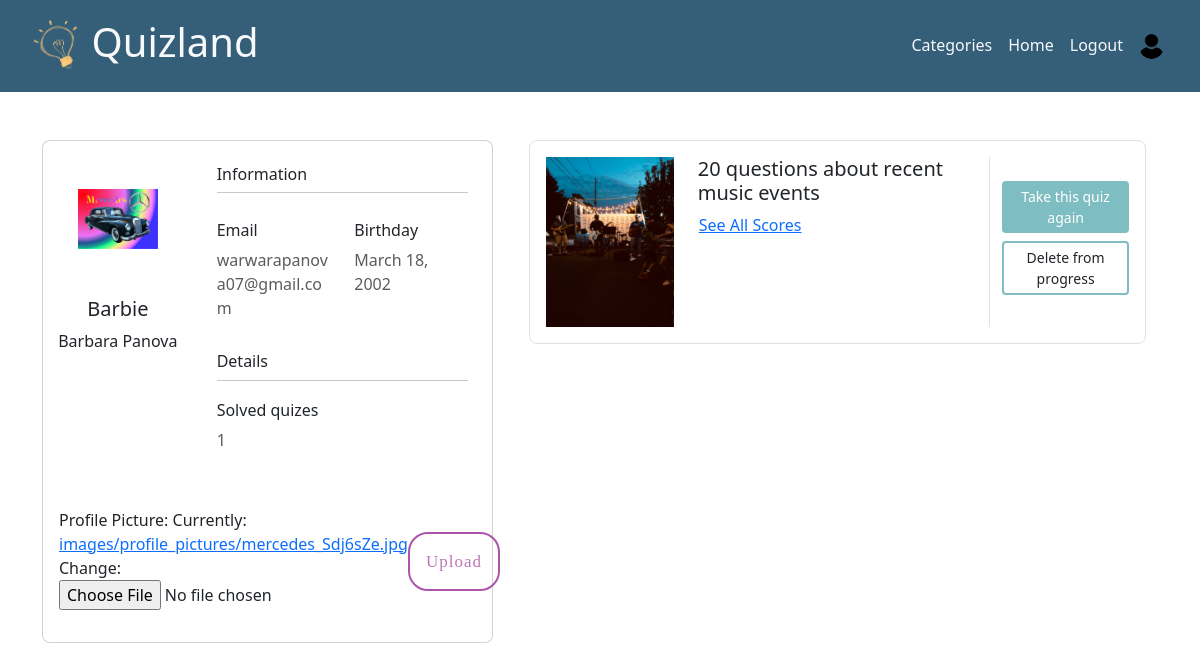
The page /progress/ (signed in) on the database as committed earlier.
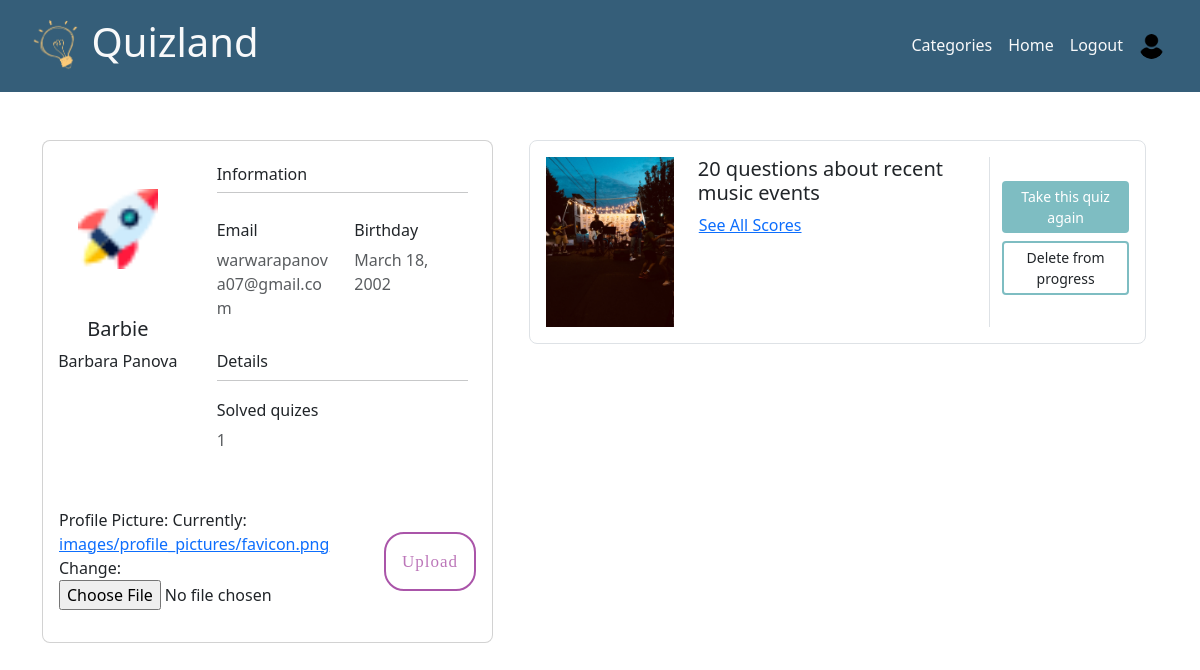
The same page on the database as committed later.
### core/models.py (models this page shows, shortened)
class UserInfo(models.Model):
    user=models.OneToOneField(User,on_delete=models.CASCADE,null=True,default=uuid.uuid1)
    profile_pic=models.ImageField(upload_to='images/profile_pictures/',blank=True,null=True,default='images/profile_pictures/user.png')
    birthday_date=models.DateField(null=True)

### category/models.py (models this page shows, shortened)
class Quiz(models.Model):
    quiz_name=models.CharField(max_length=150,blank=True,null=True)
    desc=models.CharField(max_length=200,blank=True,null=True)
    category=models.ForeignKey(Categories,on_delete=models.CASCADE,null=True)
    url=models.SlugField(unique=True,blank=True,null=True)
    img=models.ImageField(upload_to='images/quiz/',blank=True,null=True)

### core/views.py (the view, shortened to what this page needs)
# urls.py: path("progress/",views.progress,name='progress'),
@login_required
def progress(request):
    quiz_res=upd_info(request)
    amount=len(quiz_res)
    additional_info=UserInfo.objects.get(user=request.user)
    max_value=Scores.objects.filter(user_id=request.user).aggregate(Max('points'))['points__max']
    if request.method=='GET':
        profile_user=UserInfo.objects.get(user__id=request.user.id)
        form=ProfileForm(request.POST or None, request.FILES or None, instance=profile_user)
        return render(request,'core/progress.html',context={'quiz_res':quiz_res,'amount':amount,'info':additional_info,'form':form,'max':max_value})

### core/forms.py
class ProfileForm(forms.ModelForm):
    profile_pic=forms.ImageField(label='Profile Picture')
    class Meta:
        model=UserInfo
        fields=('profile_pic',)

### core/views.py (called while the page is built)
def upd_info(request):
    id=request.user.id
    scores=Scores.objects.filter(user_id=request.user)
    quiz_res={}
    for s in scores:
        quiz=Quiz.objects.get(pk=s.quiz_id.id)
        if s.quiz_id not in quiz_res.keys():
            quiz_res[quiz]=[]
            quiz_res[quiz].append(s)
        else:
            quiz_res[quiz].append(s)
    return quiz_res

### core/templates/core/progress.html (shortened to what this page needs)
{% extends 'core/header.html' %}
{% load static %}
{% block content %}
<div class="container">
  <div class="row">
    <div class="col-5 py-5">
              <div class="card mb-3" style="border-radius: .5rem;">
                <div class="row g-0">
                  <div class="col-md-4 gradient-custom text-center "
                    style="border-top-left-radius: .5rem; border-bottom-left-radius: .5rem;">
                    <img src="{{info.profile_pic.url}}"
                      alt="Avatar" class="img-fluid my-5" style="width: 80px;" />
                      <h5>{{request.user.username}} </h5>
                    <p>{{request.user.first_name}} {{request.user.last_name}}</p>
                                      </div>
                  <div class="col-md-8">
                    <div class="card-body p-4">
                      <h6>Information</h6>
                      <hr class="mt-0 mb-4">
                      <div class="row pt-1">
                        <div class="col-6 mb-3">
                          <h6>Email</h6>
                          <p class="text-muted">{{request.user.email}}</p>
                        </div>
                        <div class="col-6 mb-3">
                          <h6>Birthday</h6>
                          <p class="text-muted">{{info.birthday_date}}</p>
                        </div>
                      </div>
                      {% if max or amount %}
                      <h6>Details</h6>
                <hr class="mt-0 ">
                <div class="row pt-1">
                  {% if amount %}
                  <div class="col-6 ">
                    <h6>Solved quizes</h6>
                    <p class="text-muted">{{amount}}</p>
                  </div>
                  {% endif %}
                </div>
                {% endif %}
                    </div>
                  </div>
                  <form class="form p-3 " style="display: flex; flex-direction: row; "  method="POST" enctype="multipart/form-data" >
                    {{form.as_p}}
                    <button class="btn btn-primary w-20 h-50 mt-4 btn-lg" type="submit" name="btnChangePicture">Upload</button>
                  </form>
          </div>
        </div>
   </div>
    <div class="col-7">
      <div class="container py-5">
        {% if quiz_res.items %}
          {% for key, values in quiz_res.items %}
          <div class="row justify-content-center mb-3">
              <div class="col-12">
                <div class="card shadow-0 border rounded-3">
                  <div class="card-body">
                    <div class="row">
                      <div class="col-md-12 col-lg-3 col-xl-3 mb-4 mb-lg-0">
                        <div class="bg-image hover-zoom ripple rounded ripple-surface">
                          <img src="{{key.img.url}}" alt="{{key.img}}"
                            class="w-100" />
                        </div>
                      </div>
                      <div class="col-md-6 col-lg-6 col-xl-6">
                        <h5>{{key.quiz_name}}</h5>
                      <ul class="nav nav-list">
                          <li>
                              <a href="#" data-toggle="collapse" data-target="#toggle">See All Scores</a>
                          </li>
                      </ul>
                      </div>
                      <div class="col-md-6 col-lg-3 col-xl-3 border-sm-start-none border-start">
                        <form method="POST" class="d-flex flex-column mt-4">
                          <a href="http://127.0.0.1:8000/categories/category/{{key.category.name}}/quiz/{{key.url}}" class="btn btn-sm" style="background-color: #7ebdc2; color: white;">Take this quiz again</a>
                          <button name="quizID" value="{{key.id}}" class="btn btn-sm mt-2" style="border: 2px solid; border-color: #7ebdc2;" type="submit">
                            Delete from progress
                          </button>
                        </form>
                      </div>
                    </div>
                  </div>
                </div>
              </div>
            </div>
          {% endfor %}
          {% endif %}
      </div>
    </div>
  </div>
</div>
{% endblock %}

### core/templates/core/header.html (shortened to what this page needs)
<!DOCTYPE html>
<html lang="en">
<head>
    {% load bootstrap5 %}
    {% bootstrap_css %}
    {% load static %}
<link rel="stylesheet" href="{% static 'css/styles.css' %}" />
    <link rel="stylesheet" href="http://netdna.bootstrapcdn.com/font-awesome/4.0.3/css/font-awesome.min.css">
  </head>
<body>
  <nav style="background-color: #355e79;" class="navbar navbar-expand-lg navbar-scroll p-3">
    <div class="container-fluid">
      <img src="{% static 'images/logo.png' %}" height="60" alt="" /><h1 class="text-light"><a class="text-light text-decoration-none" href="http://127.0.0.1:8000/">Quizland</a></h1>
      <div
      class="collapse navbar-collapse"
      mdbCollapse
      #rightAligned="mdbCollapse">
      <ul class="navbar-nav ms-auto mb-2 mb-lg-0">
        <li class="nav-item active">
          <a class="nav-link text-light" aria-current="page" href="/categories">Categories</a>
        </li>
        <li class="nav-item">
          <a class="nav-link text-light" aria-current="page" href="/">Home</a>
        </li>
        <li class="nav-item">
          <a class="nav-link text-light" aria-current="page" href="/logout">Logout</a>
        </li>
        <li class="nav-item">
          <a class="nav-link ps-2" href="/progress">
            <img class="rounded-circle" height="25" alt="avatar1" src="{% static 'images/user.png' %}" />
          </a>
        </li>
      </ul>
    </div>
    </div>
  </nav>
{% block content%}
{% endblock %}
</body>
</html>

### static/css/styles.css (style rules this page uses)
.btn-primary { font-family: Raleway-SemiBold; font-size: 17px; color: #bc76b9; letter-spacing: 1px; line-height: 15px; border: 2px solid #aa55a9; border-radius: 20px; background: transparent; transition: all 0.3s ease 0s; }

Rows that differ between the two databases and show on the page:
changed UserInfo: profile_pic: a different picture
Other text that changed with them:
text no longer shown: "Profile Picture: Currently: images/profile_pictures/mercedes_Sdj6sZe.jpg Change:"
text now shown: "Profile Picture: Currently: images/profile_pictures/favicon.png Change:"
